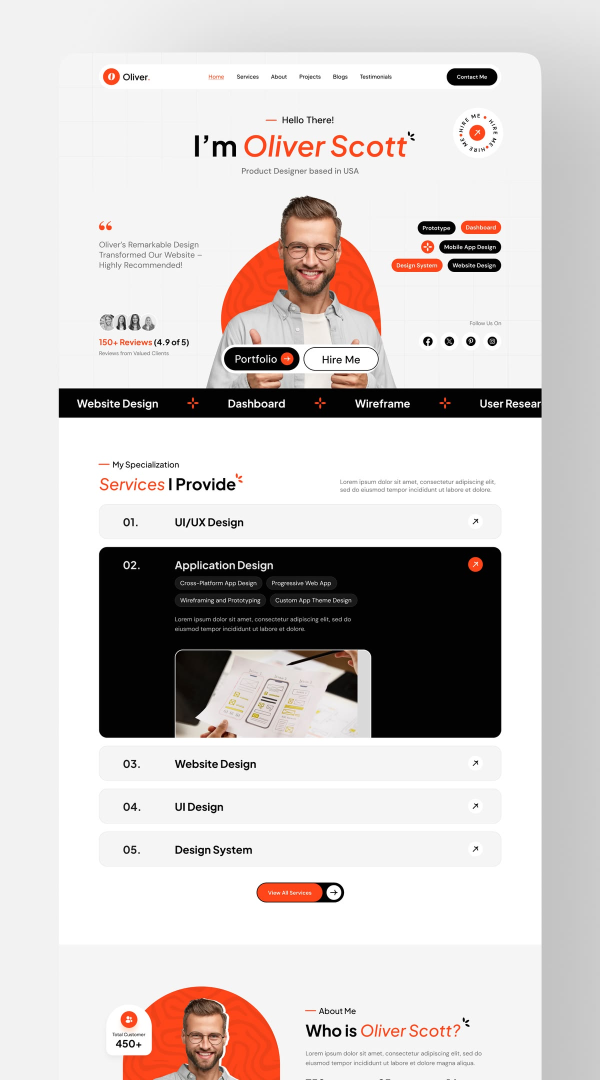
#> input picture assets/source/reference-site.jpg, 1200 x 2160 px (shown at 1/2 size)
$ python -i gen_art.py   (imports and definitions only)
#> lines starting #> are read from the running program, lines starting #| are printed output that depends on the picture
"""Generate cinematic placeholder posters (orange / charcoal palette)."""
import numpy as np
from PIL import Image, ImageDraw, ImageFilter
import os

OUT = os.path.join(os.path.dirname(os.path.dirname(os.path.abspath(__file__))), "public", "work")
# [1 line not run here, left out]

W, H = 1600, 1000
SS = 2  # supersample for the shapes layer


# [4 lines left out: function canvas, not called in this run]


def coords(h, w):
    yy, xx = np.mgrid[0:h, 0:w].astype(np.float32)
    return xx, yy


# [29 lines left out: functions add_blob, add_streak, shape_layer, not called in this run]


def screen(img, layer, opacity=1.0):
    img = img + layer * opacity
    return img


# [20 lines left out: functions vignette, grain, not called in this run]


def bloom(img, radius=28, strength=0.55):
    h, w = img.shape[:2]
    im = Image.fromarray(np.uint8(np.clip(img, 0, 255)))
    small = im.resize((w // 3, h // 3), Image.BILINEAR).filter(
        ImageFilter.GaussianBlur(radius / 3)
    )
    b = np.asarray(small.resize((w, h), Image.BILINEAR), dtype=np.float32)
    lum = b.mean(axis=2, keepdims=True) / 255.0
    return img + b * (lum ** 2) * strength


# [7 lines left out: function finish, not called in this run]


ORANGE = (255, 92, 31)
AMBER = (255, 168, 92)
DEEP = (255, 60, 0)
CREAM = (255, 226, 196)


# ---------------------------------------------------------------- posters
# [189 lines left out: functions poster_ember, poster_rings, poster_grid, poster_orb, poster_streak, poster_arc and 3 more, not called in this run]


# [10 lines not run here, left out]

>>> import cv2
>>> picture = cv2.imread('../assets/source/reference-site.jpg', cv2.IMREAD_GRAYSCALE)
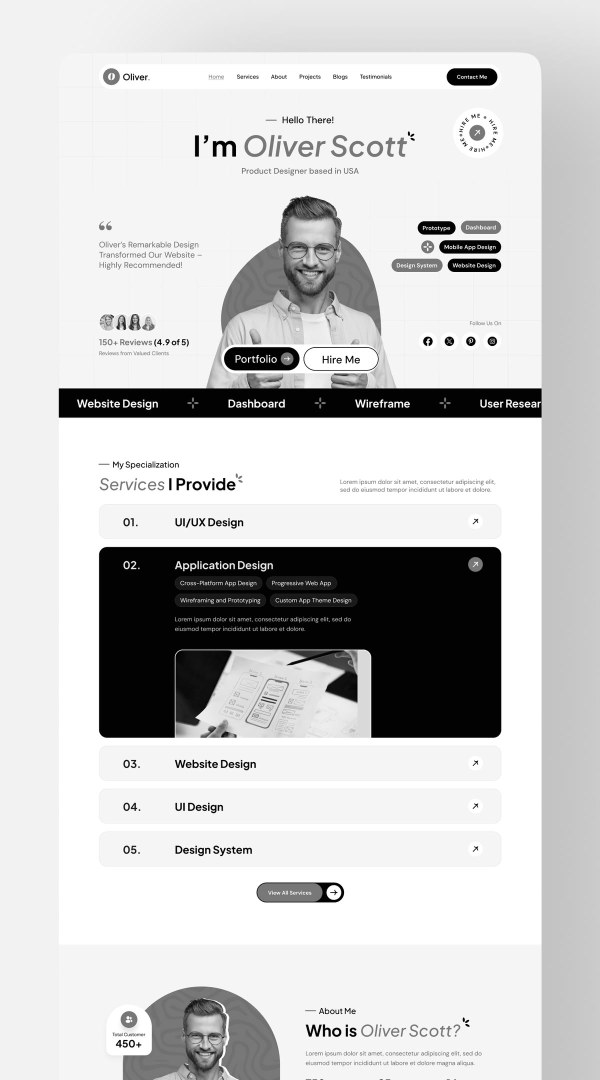
#> picture: shape (2160, 1200) (shown at 1/2 size); min 0, max 255, mean 204
>>> result = bloom(picture)
#> in bloom, `small = im.resize((w // 3, h // 3), Image.BILINEAR).filter( ImageFilte..`:
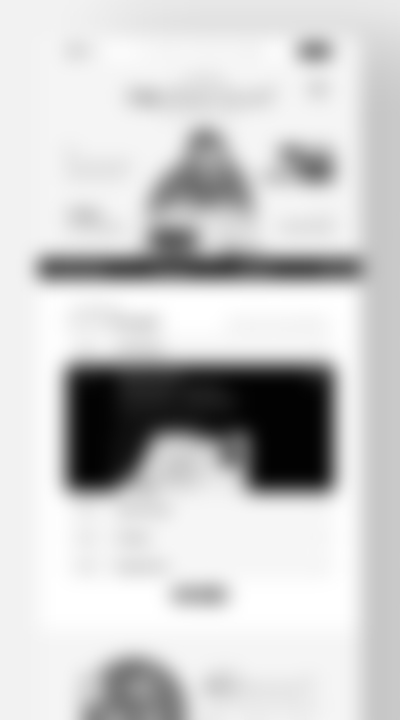
#> small: PIL image 400x720 L; min 2, max 255, mean 204
#> (the run stopped early here; a loop or call above may not have finished)

$ run again, on assets/source/crop-b.png
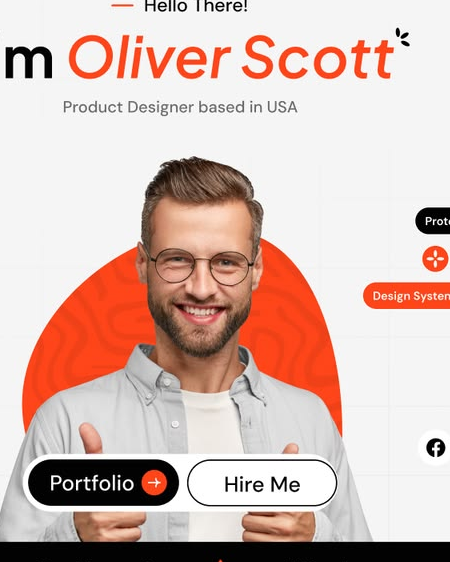
#> input picture assets/source/crop-b.png, 450 x 562 px
#> `picture = cv2.imread('../assets/source/reference-site.jpg', cv2.IMREAD..`:
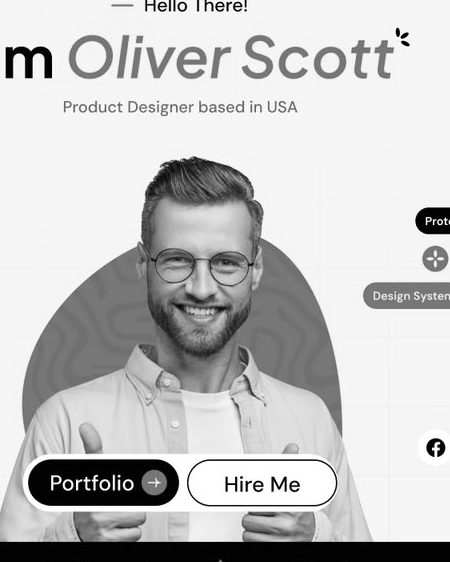
#> picture: shape (562, 450); min 0, max 255, mean 195.5
#> in bloom, `small = im.resize((w // 3, h // 3), Image.BILINEAR).filter( ImageFilte..`:
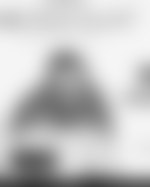
#> small: PIL image 150x187 L; min 59, max 245, mean 195.1

$ run again, on assets/source/crop-c.png
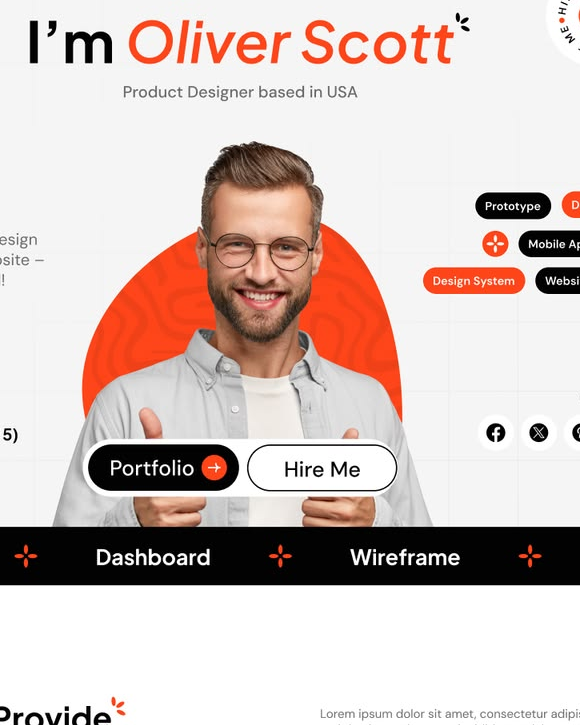
#> input picture assets/source/crop-c.png, 580 x 725 px
#> `picture = cv2.imread('../assets/source/reference-site.jpg', cv2.IMREAD..`:
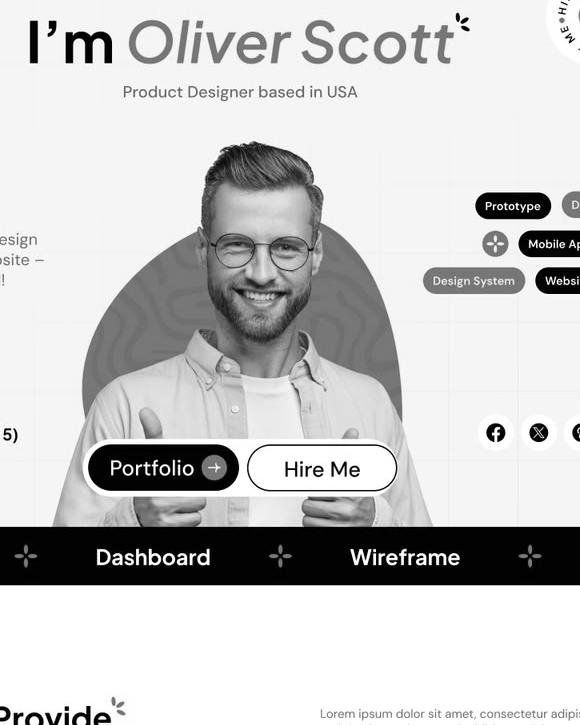
#> picture: shape (725, 580); min 0, max 255, mean 200.6
#> in bloom, `small = im.resize((w // 3, h // 3), Image.BILINEAR).filter( ImageFilte..`:
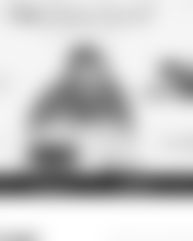
#> small: PIL image 193x241 L; min 72, max 255, mean 200.8
